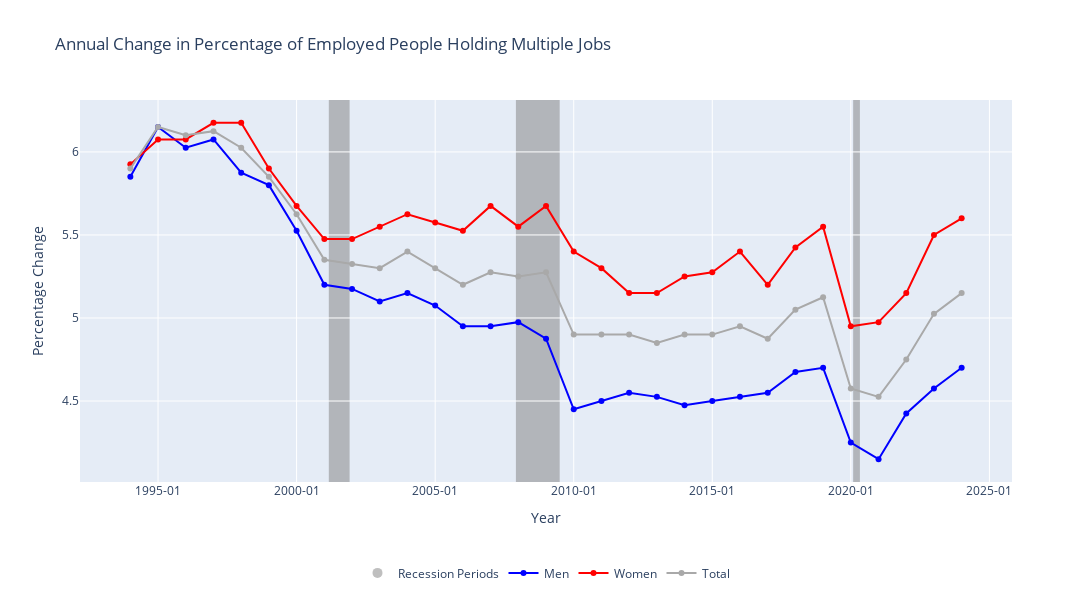

Source (notebook cell):
### Code cell
fig = go.Figure()

# recession shading 
for recession in recession_periods:
    fig.add_shape(
        type='rect',
        xref='x',
        yref='paper',
        x0=recession['start'],
        x1=recession['end'],
        y0=0, y1=1,
        fillcolor='grey',
        opacity=0.5,
        layer='below',
        line_width=0
    )

fig.add_trace(
    go.Scatter(
        x=[None], y=[None],  # Empty scatter plot
        mode='markers',
        marker=dict(size=10, color='grey', opacity=0.5),
        showlegend=True,
        name='Recession Periods'
    )
)

fig.add_trace(
    go.Scatter(
        x=mean_men.index,  # The years
        y=mean_men.values,  # The mean values for men
        mode='lines+markers',
        name='Men',
        line=dict(color='blue')
    )
)

fig.add_trace(
    go.Scatter(
        x=mean_women.index,  # The years
        y=mean_women.values,  # The mean values for women
        mode='lines+markers',
        name='Women',
        line=dict(color='red')
    )
)

fig.add_trace(
    go.Scatter(
        x=mean_total.index,  # The years
        y=mean_total.values,  # The mean values for total
        mode='lines+markers',
        name='Total',
        line=dict(color='darkgrey')
    )
)

fig.update_layout(
    height=600, 
    width=1700,
    title_text="Annual Change in Percentage of Employed People Holding Multiple Jobs",
    xaxis_title="Year",
    yaxis_title="Percentage Change",
    xaxis=dict(
        type='date',  # Change x-axis to accept date format for exact periods
        tickformat='%Y-%m',  # Format the ticks to show year and month
    ),
    showlegend=True,
    legend=dict(
        orientation="h",   # Horizontal orientation
        x=0.5,             # Center the legend horizontally
        y=-0.2,            # Move the legend below the charts
        xanchor='center',   # Align the legend horizontally with the center
        yanchor='top'       # Align the legend above the bottom edge
    )
)

fig.show()

### Figure 1 — Plotly figure (JSON) as saved in the notebook; plotly's stock layout.template omitted (floating-point values rounded to 4 significant figures)
{"data": [{"marker": {"color": "grey", "opacity": 0.5, "size": 10}, "mode": "markers", "name": "Recession Periods", "showlegend": true, "type": "scatter", "x": [null], "y": [null]}, {"line": {"color": "blue"}, "mode": "lines+markers", "name": "Men", "type": "scatter", "x": [1994, 1995, 1996, 1997, 1998, 1999, 2000, 2001, 2002, 2003, 2004, 2005, 2006, 2007, 2008, 2009, 2010, 2011, 2012, 2013, 2014, 2015, 2016, 2017, 2018, 2019, 2020, 2021, 2022, 2023, 2024], "y": [5.85, 6.15, 6.025, 6.075, 5.875, 5.8, 5.525, 5.2, 5.175, 5.1, 5.15, 5.075, 4.95, 4.95, 4.975, 4.875, 4.45, 4.5, 4.55, 4.525, 4.475, 4.5, 4.525, 4.55, 4.675, 4.7, 4.25, 4.15, 4.425, 4.575, 4.7]}, {"line": {"color": "red"}, "mode": "lines+markers", "name": "Women", "type": "scatter", "x": [1994, 1995, 1996, 1997, 1998, 1999, 2000, 2001, 2002, 2003, 2004, 2005, 2006, 2007, 2008, 2009, 2010, 2011, 2012, 2013, 2014, 2015, 2016, 2017, 2018, 2019, 2020, 2021, 2022, 2023, 2024], "y": [5.925, 6.075, 6.075, 6.175, 6.175, 5.9, 5.675, 5.475, 5.475, 5.55, 5.625, 5.575, 5.525, 5.675, 5.55, 5.675, 5.4, 5.3, 5.15, 5.15, 5.25, 5.275, 5.4, 5.2, 5.425, 5.55, 4.95, 4.975, 5.15, 5.5, 5.6]}, {"line": {"color": "darkgrey"}, "mode": "lines+markers", "name": "Total", "type": "scatter", "x": [1994, 1995, 1996, 1997, 1998, 1999, 2000, 2001, 2002, 2003, 2004, 2005, 2006, 2007, 2008, 2009, 2010, 2011, 2012, 2013, 2014, 2015, 2016, 2017, 2018, 2019, 2020, 2021, 2022, 2023, 2024], "y": [5.9, 6.15, 6.1, 6.125, 6.025, 5.85, 5.625, 5.35, 5.325, 5.3, 5.4, 5.3, 5.2, 5.275, 5.25, 5.275, 4.9, 4.9, 4.9, 4.85, 4.9, 4.9, 4.95, 4.875, 5.05, 5.125, 4.575, 4.525, 4.75, 5.025, 5.15]}], "layout": {"height": 600, "legend": {"orientation": "h", "x": 0.5, "xanchor": "center", "y": -0.2, "yanchor": "top"}, "shapes": [{"fillcolor": "grey", "layer": "below", "line": {"width": 0}, "opacity": 0.5, "type": "rect", "x0": "2001-03-01", "x1": "2001-11-30", "xref": "x", "y0": 0, "y1": 1, "yref": "paper"}, {"fillcolor": "grey", "layer": "below", "line": {"width": 0}, "opacity": 0.5, "type": "rect", "x0": "2007-12-01", "x1": "2009-06-30", "xref": "x", "y0": 0, "y1": 1, "yref": "paper"}, {"fillcolor": "grey", "layer": "below", "line": {"width": 0}, "opacity": 0.5, "type": "rect", "x0": "2020-02-01", "x1": "2020-04-30", "xref": "x", "y0": 0, "y1": 1, "yref": "paper"}], "showlegend": true, "title": {"text": "Annual Change in Percentage of Employed People Holding Multiple Jobs"}, "width": 1700, "xaxis": {"tickformat": "%Y-%m", "title": {"text": "Year"}, "type": "date"}, "yaxis": {"title": {"text": "Percentage Change"}}}}
